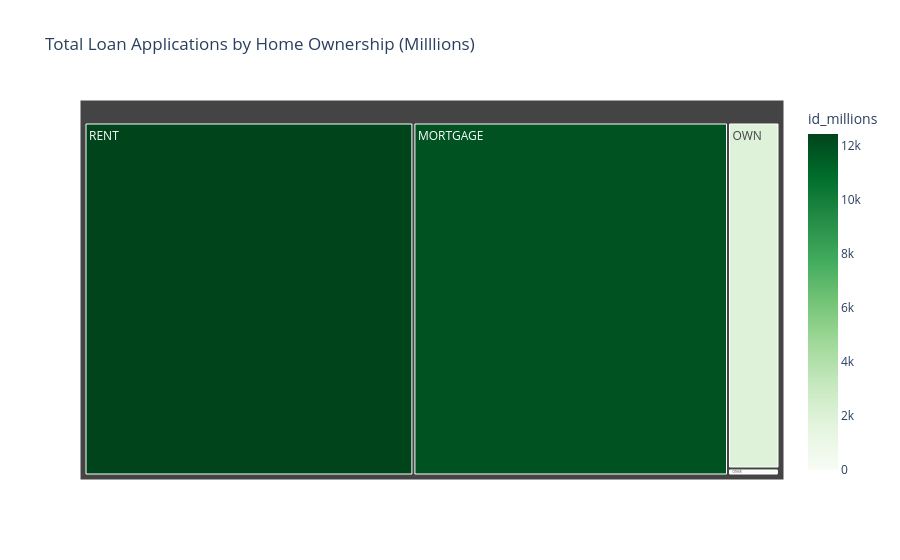

Notebook code for this chart:
### Markdown cell above
## Home Ownership by Total Loan Applications

### Code cell
home_apps = df.groupby('home_ownership')['id'].sum().reset_index()
home_apps['id_millions'] = home_apps['id']/1000000

fig = px.treemap(
    home_apps,
    path=['home_ownership'],
    values='id_millions',
    color='id_millions',
    color_continuous_scale='Greens',
    title='Total Loan Applications by Home Ownership (Milllions)'
)
fig.show()

### Figure 1 — Plotly figure (JSON) as saved in the notebook; plotly's stock layout.template omitted (floating-point values rounded to 4 significant figures)
{"data": [{"branchvalues": "total", "customdata": [[11890.0], [0.4744], [38.27], [1908.0], [12430.0]], "domain": {"x": [0, 1], "y": [0, 1]}, "hovertemplate": "labels=%{label}<br>id_millions_sum=%{value}<br>parent=%{parent}<br>id=%{id}<br>id_millions=%{color}<extra></extra>", "ids": ["MORTGAGE", "NONE", "OTHER", "OWN", "RENT"], "labels": ["MORTGAGE", "NONE", "OTHER", "OWN", "RENT"], "marker": {"coloraxis": "coloraxis", "colors": [11890.0, 0.4744, 38.27, 1908.0, 12430.0]}, "name": "", "parents": ["", "", "", "", ""], "type": "treemap", "values": [11890.0, 0.4744, 38.27, 1908.0, 12430.0]}], "layout": {"coloraxis": {"colorbar": {"title": {"text": "id_millions"}}, "colorscale": [[0, "rgb(247,252,245)"], [0.125, "rgb(229,245,224)"], [0.25, "rgb(199,233,192)"], [0.375, "rgb(161,217,155)"], [0.5, "rgb(116,196,118)"], [0.625, "rgb(65,171,93)"], [0.75, "rgb(35,139,69)"], [0.875, "rgb(0,109,44)"], [1, "rgb(0,68,27)"]]}, "legend": {"tracegroupgap": 0}, "title": {"text": "Total Loan Applications by Home Ownership (Milllions)"}}}
